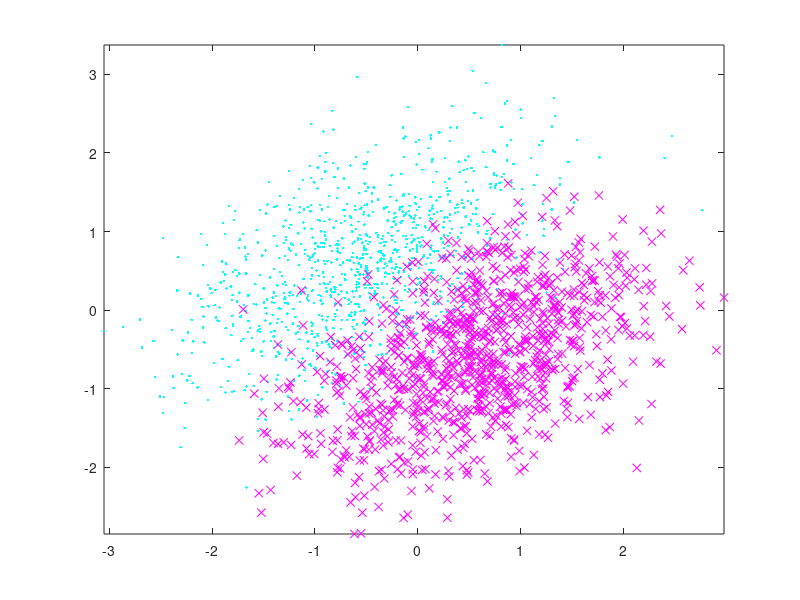

Source code (MATLAB): (Note: this script raises an error after producing the figure.)
clear;
%Set Up Data%
m1 = [0; 3];
C1 = [2 1; 1 2];

m2 = [2; 1];
C2 = C1;

N = 1000;

X1 = mvnrnd(m1, C1, N);
X2 = mvnrnd(m2, C2, N);

X = [X1; X2];

dimOfData = size(X);
dimOfData = dimOfData(1, 2);

for i=1: dimOfData
    X(:, i) = X(:,i) - mean(X(:,i));
    X(:, i) = X(:, i) / std(X(:, i));
end
X1 = X(1:N, :);
X2 = X(N+1: N*2, :);

plot(X1(:,1),X1(:,2),'c.', X2(:,1),X2(:,2),'mx');
hold on;

Y = [zeros(N,1); ones(N,1)]; 

%Bayes Solution
trueWeight = inv(C1) * (m2 - m1) * 2;

low = min(X);
lowX = low(1,1);
lowY = low(1,2);

high = max(X);
highX = high(1,1);
highY = high(1,2);
axis([lowX highX lowY highY]); 

a1 = ((lowX * trueWeight(1,1)) / trueWeight(2,1)) * - 1;
a2 = ((highX * trueWeight(1,1)) / trueWeight(2,1)) * - 1;

ii = randperm(N*2);

Xtr = X(ii(1:N), :);
Xtst = X(ii(N+1: N*2), :);

Ytr = Y(ii(1:N), :);
Ytst = Y(ii(N+1: N*2), :);

%Generic Particle Filter%
noWeights = 1000;
noWeights100 = 100;

weights = zeros(dimOfData, noWeights);
impWeights = zeros(noWeights, 1);

weights100 = zeros(dimOfData, noWeights100);
impWeights100 = zeros(noWeights100, 1);

for i=1:noWeights
    weights(:, i) = mvnrnd(-1, 10, dimOfData);
    impWeights(i, 1) = (1 / noWeights);
end

for i=1:noWeights100
    weights100(:, i) = mvnrnd(0, 10, dimOfData);
    impWeights100(i, 1) = (1 / noWeights100);
end

%To show the motion of particles
weights1Ratio = weights(1, :) ./ weights(2, :);
weights100Ratio = zeros(noWeights, 1);
weights250Ratio = zeros(noWeights, 1);
weights500Ratio = zeros(noWeights, 1);
weights750Ratio = zeros(noWeights, 1);
weights1000Ratio = zeros(noWeights, 1);

%Initialise variabels
noStates = 1000; %State count
diffWeights = zeros(noStates, 1); %1000 Weights, holds the ratio of the weights at each state
diffWeights100 = zeros(noStates, 1); %100 Weights

Q = 1; %StateNoise%
R = 10; %MeasurementNoise%

for k=1:noStates
    %Training Process
    r = ceil(rand*N);
    currentX = Xtr(r, :);
    currentY = Ytr(r, 1);
    for i=1:noWeights
        dk = mvnrnd(0, Q, dimOfData);
        currentWeight = weights(:, i);
        currentImpWeight = impWeights(i, 1);
        currentWeight = currentWeight + dk;
        weights(:, i) = currentWeight;
        
        logisticOutput = 1 / (1 + exp(-(currentX*currentWeight)));
        likelihood = (exp(-1 * (((currentY - logisticOutput)^2) / 2*R))) / ((2*R*pi)^0.5);
        impWeight = currentImpWeight * likelihood;
        impWeights(i, 1) = impWeight;
    end
    
    weightsSum = 0;
    weightsSumSquared = 0;
    for i = 1:noWeights
        weightsSum = weightsSum + impWeights(i, 1);
        weightsSumSquared = weightsSumSquared + impWeights(i, 1)^2;
    end
    impWeights = impWeights / weightsSum;
    

    eff = 1 / weightsSumSquared;
    if eff < noWeights/3
        weightsTemp = weights;
        impWeightsTemp = ones(noWeights, 1);
        cdf = zeros(noWeights+1, 1);
        cdf(1,1) = 0;
        for i = 2:noWeights+1
            cdf(i, 1) = cdf(i-1, 1) + impWeights(i-1, 1);
        end
        for j = 1:noWeights
            count = 1;
            i = rand;
            while i > cdf(count + 1, 1)
                count = count + 1;
            end
            weights(:, j) = weightsTemp(:, count);
        end
        impWeights = impWeightsTemp / noWeights;
    end
    
    %Same process as above but for 100 weights
     for i=1:noWeights100
        dk = mvnrnd(0, Q, dimOfData);
        currentWeight = weights100(:, i);
        currentImpWeight = impWeights100(i, 1);
        currentWeight = currentWeight + dk;
        weights100(:, i) = currentWeight;
        
        logisticOutput = 1 / (1 + exp(-(currentX*currentWeight)));
        likelihood = (exp(-1 * (((currentY - logisticOutput)^2) / 2*R))) / ((2*R*pi)^0.5);
        impWeight = currentImpWeight * likelihood;
        impWeights100(i, 1) = impWeight;
    end
    
    weightsSum = 0;
    weightsSumSquared = 0;
    for i = 1:noWeights100
        weightsSum = weightsSum + impWeights100(i, 1);
        weightsSumSquared = weightsSumSquared + impWeights100(i, 1)^2;
    end
    impWeights100 = impWeights100 / weightsSum;
    

    eff = 1 / weightsSumSquared;
    if eff < noWeights100/3
        weightsTemp = weights100;
        impWeightsTemp = ones(noWeights100, 1);
        cdf = zeros(noWeights100+1, 1);
        cdf(1,1) = 0;
        for i = 2:noWeights100+1
            cdf(i, 1) = cdf(i-1, 1) + impWeights100(i-1, 1);
        end
        for j = 1:noWeights100
            count = 1;
            i = rand;
            while i > cdf(count + 1, 1)
                count = count + 1;
            end
            weights100(:, j) = weightsTemp(:, count);
        end
        impWeights100 = impWeightsTemp / noWeights100;
    end
   

    if k == 100
        weights100Ratio = weights(1, :) ./ weights(2, :);
    elseif k == 250
        weights250Ratio = weights(1, :) ./ weights(2, :);
    elseif k == 500
        weights500Ratio = weights(1, :) ./ weights(2, :);
    elseif k == 750
        weights750Ratio = weights(1, :) ./ weights(2, :);
    elseif k == 1000
        weights1000Ratio = weights(1, :) ./ weights(2, :);
    end
        
    
    finalWeight = weights * impWeights;
    ratio = finalWeight(1,1) / finalWeight(2,1);
    diffWeights(k, 1) = ratio;
    
    finalWeight100 = weights100 * impWeights100;
    ratio100 = finalWeight100(1,1) / finalWeight100(2,1);
    diffWeights100(k, 1) = ratio100;
    
    y1 = ((lowX * finalWeight(1,1)) / finalWeight(2,1)) * - 1;
    y2 = ((highX * finalWeight(1,1)) / finalWeight(2,1)) * - 1;
    draw(lowX, highX, y1, y2); %For animation
end

drawBoundary(lowX, highX, y1, y2, a1, a2);
drawConvergence(diffWeights, diffWeights100);
drawRatioMotion(noStates, trueWeight, weights1Ratio, weights100Ratio, weights250Ratio, weights500Ratio, weights750Ratio, weights1000Ratio);
displayAccuracy(Xtst, Ytst, finalWeight, trueWeight, N);

function draw(lowX, highX, y1, y2)
    l = plot([lowX highX], [y1 y2], 'b', 'LineWidth', 2);
    drawnow;
    pause(0.01);
    delete(l);
end

function drawBoundary(lowX, highX, y1, y2, a1, a2)
     l = plot([lowX highX], [y1 y2], 'b', 'LineWidth', 2); %Trained Solution
     hold on;
     l2 = plot([lowX highX], [a1 a2], 'k', 'LineWidth', 2); %True Solution
     figure;
end

function drawConvergence(diffWeights, diffWeights100)
    plot(log(diffWeights.^2), 'Color', 'k');
    hold on;
    plot(log(diffWeights100.^2), 'Color', 'b');
    figure;
end

function drawRatioMotion(noStates, trueWeight, weights1Ratio, weights100Ratio, weights250Ratio, weights500Ratio, weights750Ratio, weights1000Ratio)
    x = 0 : noStates;
    trueRatio = trueWeight(1,1) / trueWeight(2,1);
    trueRatio = log(trueRatio^2);
    plot(x, trueRatio, 'k.');
    hold on;
    weights1Ratio = log(weights1Ratio.^2);
    plot(1, weights1Ratio, 'k.');
    hold on;
    weights100Ratio = log(weights100Ratio.^2);
    plot(100, weights100Ratio, 'k.');
    hold on;
    weights250Ratio = log(weights250Ratio.^2);
    plot(250, weights250Ratio, 'k.');
    hold on;
    weights500Ratio = log(weights500Ratio.^2);
    plot(500, weights500Ratio, 'k.');
    hold on;
    weights750Ratio = log(weights750Ratio.^2);
    plot(750, weights750Ratio, 'k.');
    hold on;
    weights1000Ratio = log(weights1000Ratio.^2);
    plot(1000, weights1000Ratio, 'k.');
end

function displayAccuracy(Xtst, Ytst, finalWeight, trueWeight, N)
    correct = 0;
    correctTrue = 0;

    for i = 1: N
        currentX = Xtst(i, :);
        currentY = Ytst(i, 1);

        predY = currentX * finalWeight;
        if predY >= 0
            predY = 1;
        else
            predY = 0;
        end
        if predY == currentY
            correct = correct + 1;
        end

        predY = currentX * trueWeight;
        if predY >= 0
            predY = 1;
        else
            predY = 0;
        end
        if predY == currentY
            correctTrue = correctTrue + 1;
        end
    end

    accuracy = correct / N;
    accuracyTrue = correctTrue / N;
end
    
